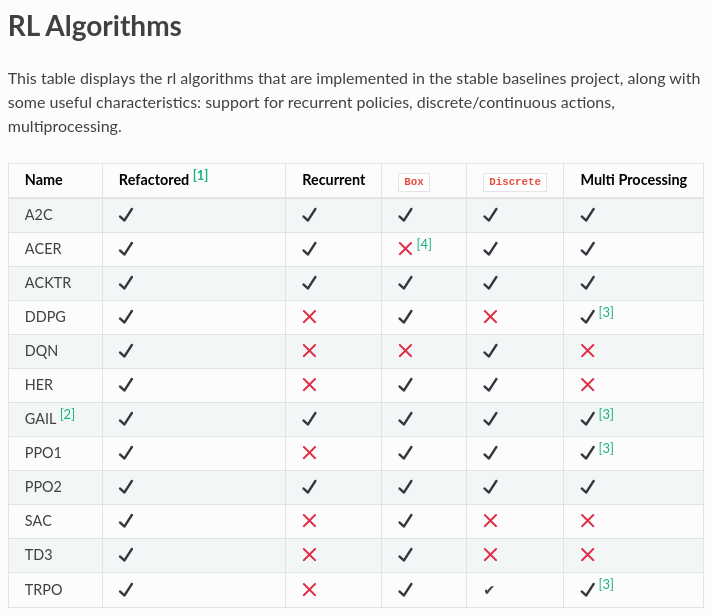
#> input picture BestCode/DataScience/TypeOfModel/RL/Rl_alg.png, 712 x 616 px
$ python -i bounding_boxes.py   (imports and definitions only)
#> lines starting #> are read from the running program, lines starting #| are printed output that depends on the picture; after the words box and inside, x2 and y2 are one past the last pixel; in counts of white or black regions, pixels touching at a corner belong together
import cv2
import numpy as np


class BoundingBoxes:

    @staticmethod
    def remove_borders(image):
        ''' Borders can create problems when rotating '''
        contours, _ = cv2.findContours(image, cv2.RETR_EXTERNAL, cv2.CHAIN_APPROX_SIMPLE)
        cntsSorted = sorted(contours, key=lambda x:cv2.contourArea(x))
        cnt = cntsSorted[-1]
        x, y, w, h = cv2.boundingRect(cnt)
        crop = image[y:y+h, x:x+w]
        return (crop)

    @staticmethod
    def create_border(image, top, bottom, left, right, color=[255, 255, 255]):
        image_with_border = cv2.copyMakeBorder(image, top, bottom, left, right, cv2.BORDER_CONSTANT, value=color)
        cv2.imwrite("temp/image_with_border.jpg", image_with_border)
        #display("temp/image_with_border.jpg")
        return image_with_border


    def getSkewAngle(self, image) -> float:
        # Prep image, copy, convert to gray scale, blur, and threshold
        newImage = image.copy()
        gray = cv2.cvtColor(newImage, cv2.COLOR_BGR2GRAY)
        blur = cv2.GaussianBlur(gray, (9, 9), 0)
        thresh = cv2.threshold(blur, 0, 255, cv2.THRESH_BINARY_INV + cv2.THRESH_OTSU)[1]

        # Apply dilate to merge text into meaningful lines/paragraphs.
        # Use larger kernel on X axis to merge characters into single line, cancelling out any spaces.
        # But use smaller kernel on Y axis to separate between different blocks of text
        kernel = cv2.getStructuringElement(cv2.MORPH_RECT, (30, 5))
        dilate = cv2.dilate(thresh, kernel, iterations=2)

        # Find all contours
        contours, hierarchy = cv2.findContours(dilate, cv2.RETR_LIST, cv2.CHAIN_APPROX_SIMPLE)
        contours = sorted(contours, key = cv2.contourArea, reverse = True)
        for c in contours:
            rect = cv2.boundingRect(c)
            x,y,w,h = rect
            cv2.rectangle(newImage,(x,y),(x+w,y+h),(0,255,0),2)

        # Find largest contour and surround in min area box
        largestContour = contours[0]
        print (len(contours))
        minAreaRect = cv2.minAreaRect(largestContour)
        cv2.imwrite("temp/boxes.jpg", newImage)
        # Determine the angle. Convert it to the value that was originally used to obtain skewed image
        angle = minAreaRect[-1]
        if angle < -45:
            angle = 90 + angle
        return -1.0 * angle
    # Rotate the image around its center

    @staticmethod
    def rotateImage(image, angle: float):
        newImage = image.copy()
        (h, w) = newImage.shape[:2]
        center = (w // 2, h // 2)
        M = cv2.getRotationMatrix2D(center, angle, 1.0)
        newImage = cv2.warpAffine(newImage, M, (w, h), flags=cv2.INTER_CUBIC, borderMode=cv2.BORDER_REPLICATE)
        return newImage

    def skew_rotation(self, image):
        ''' Find angle and Rotate Image '''
        angle = self.getSkewAngle(image)
        return self.rotateImage(image, -1.0 * angle)


>>> import cv2
>>> picture = cv2.imread('../../RL/Rl_alg.png')
#> picture is the input picture: shape (616, 712, 3); mean B, G, R 244.2, 244.1, 243.4
>>> result = BoundingBoxes().skew_rotation(picture)
#> in getSkewAngle, `blur = cv2.GaussianBlur(gray, (9, 9), 0)`:
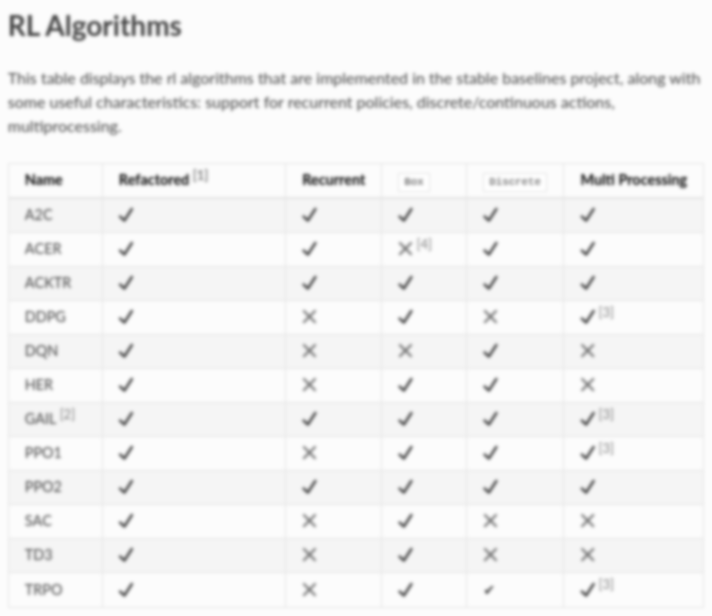
#> blur: shape (616, 712); min 94, max 254, mean 243.9
#> in getSkewAngle, `thresh = cv2.threshold(blur, 0, 255, cv2.THRESH_BINARY_INV + cv2.THRES..`:
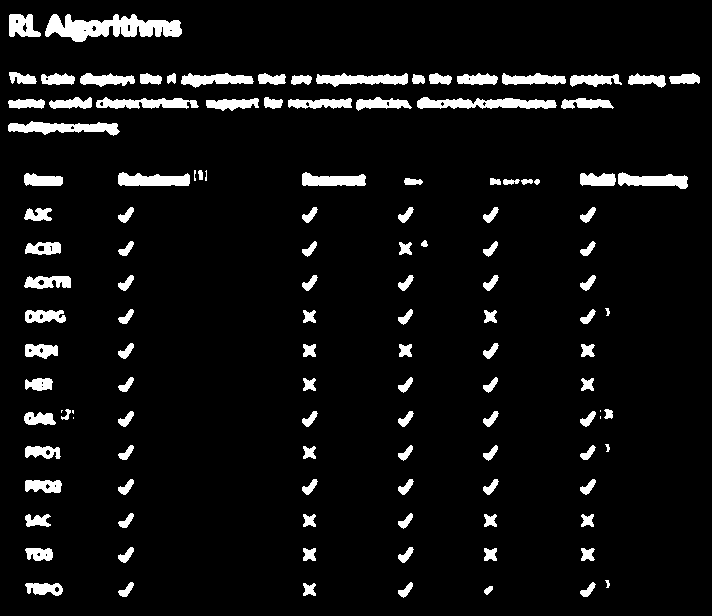
#> thresh: shape (616, 712); 6.5% white; 124 white regions (7 under 20 px), largest, box (x1, y1, x2, y2) and area: (45, 14, 182, 42) 2212, (417, 97, 557, 109) 1141, (8, 121, 120, 136) 963
#> in getSkewAngle, `dilate = cv2.dilate(thresh, kernel, iterations=2)`:
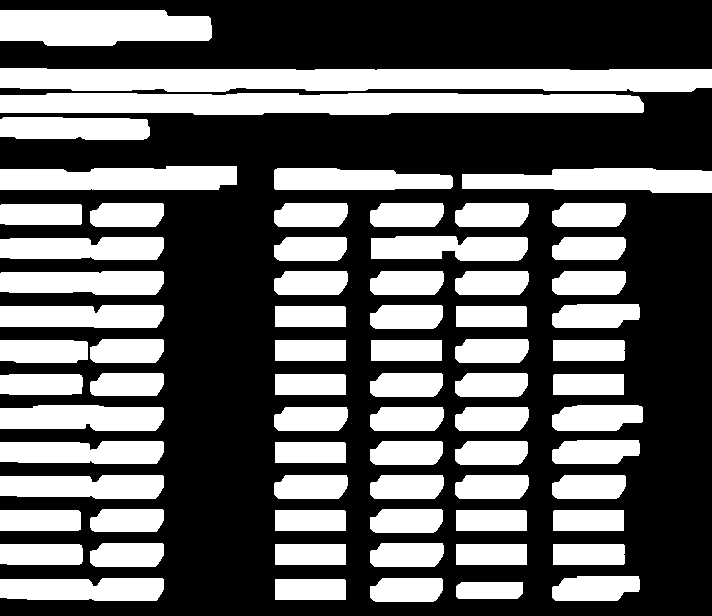
#> dilate: shape (616, 712); 38.6% white; 71 white regions
#> in getSkewAngle, `contours, hierarchy = cv2.findContours(dilate, cv2.RETR_LIST, cv2.CHAI..`: contours = 71 contours; largest, box (x1, y1, x2, y2) and area: (0, 68, 712, 92) 14262, (0, 93, 644, 115) 11949, (0, 10, 212, 46) 6398, (0, 166, 237, 190) 4828, (462, 168, 712, 193) 4586
#> the loop in getSkewAngle, `for c in contours:` made 71 passes
#> (x, y, w, h) on passes 1 to 12: (0, 68, 712, 24), (0, 93, 644, 22), (0, 10, 212, 36), (0, 166, 237, 24), (462, 168, 250, 25), (0, 405, 164, 26), (0, 271, 164, 24), (0, 475, 164, 24), (0, 305, 164, 23), (0, 578, 164, 23), (0, 237, 164, 23), (0, 441, 164, 23)
#> (c, x, y, w, h) on passes 58 to 60: ([[456, 544], [456, 564], [526, 564], [526, 544]], 456, 544, 71, 21), ([[275, 544], [275, 564], [345, 564], [345, 544]], 275, 544, 71, 21), ([[371, 340], [371, 360], [441, 360], [441, 340]], 371, 340, 71, 21)
#> after the loop in getSkewAngle, `for c in contours:`:
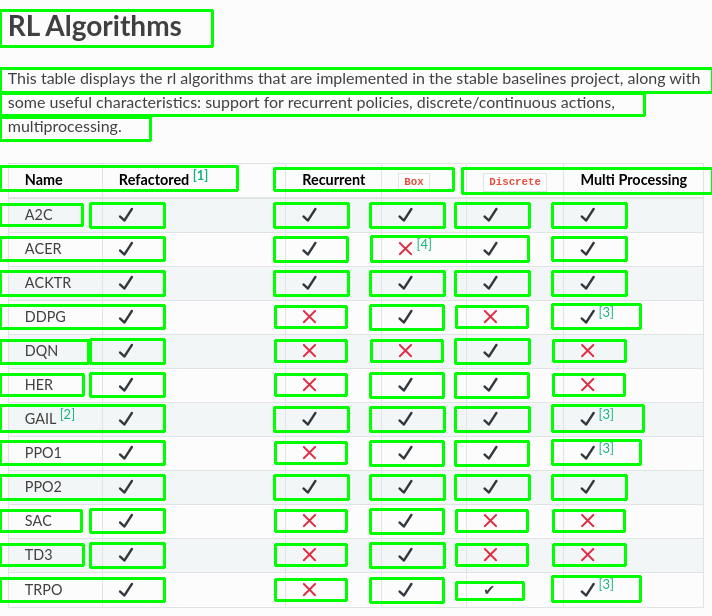
#> newImage: shape (616, 712, 3); 12.51% of pixels changed, all inside (x1, y1, x2, y2) = (0, 9, 712, 604)
#> in getSkewAngle, `largestContour = contours[0]`: largestContour = contour of 57 points, box (x1, y1, x2, y2) (0, 68, 712, 92), area 14262
#| 71
#> in getSkewAngle, `minAreaRect = cv2.minAreaRect(largestContour)`: minAreaRect = ((355.5, 79.87), (22.82, 711), -89.91)
#> in getSkewAngle, `angle = minAreaRect[-1]`: angle = -89.91
#> in getSkewAngle, `angle = 90 + angle`: angle = 0.0862
#> in skew_rotation, `angle = self.getSkewAngle(image)`: angle = -0.0862
#> in rotateImage, `M = cv2.getRotationMatrix2D(center, angle, 1.0)`: M = [[1, 0.0015, -0.463], [-0.0015, 1, 0.536]]
